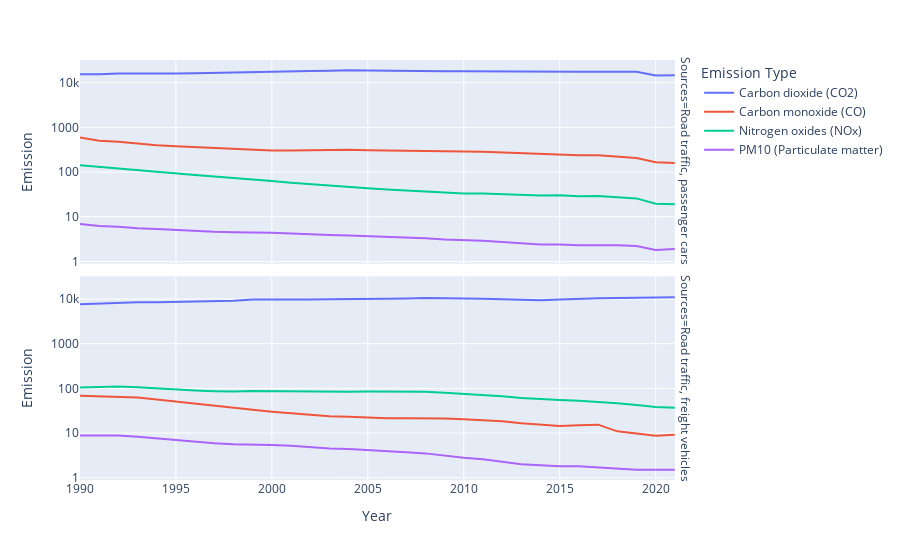

Notebook cell for this chart:
### Code cell
# display(ems_data)
ems_data_reduced = ems_data[np.logical_or(ems_data["Sources"] == "Road traffic, passenger cars", ems_data["Sources"] == "Road traffic, freight vehicles")]
px.line(ems_data_reduced, x="Year", y="Emission", color="Emission Type", facet_row="Sources", log_y=True, height=600)

### Figure 1 — Plotly figure (JSON) as saved in the notebook; plotly's stock layout.template omitted (floating-point values rounded to 4 significant figures)
{"data": [{"hovertemplate": "Emission Type=Carbon dioxide (CO2)<br>Sources=Road traffic, passenger cars<br>Year=%{x}<br>Emission=%{y}<extra></extra>", "legendgroup": "Carbon dioxide (CO2)", "line": {"color": "#636efa", "dash": "solid"}, "marker": {"symbol": "circle"}, "mode": "lines", "name": "Carbon dioxide (CO2)", "orientation": "v", "showlegend": true, "type": "scatter", "x": [1990, 1991, 1992, 1993, 1994, 1995, 1996, 1997, 1998, 1999, 2000, 2001, 2002, 2003, 2004, 2005, 2006, 2007, 2008, 2009, 2010, 2011, 2012, 2013, 2014, 2015, 2016, 2017, 2018, 2019, 2020, 2021], "xaxis": "x2", "y": [15500, 15400, 16100, 15900, 16300, 16100, 16300, 16700, 17000, 17700, 17800, 18000, 18400, 18600, 19100, 18800, 18800, 18600, 18300, 18100, 18000, 17900, 17600, 17400, 17200, 17300, 17600, 17700, 17800, 17600, 14600, 14800], "yaxis": "y2"}, {"hovertemplate": "Emission Type=Carbon dioxide (CO2)<br>Sources=Road traffic, freight vehicles<br>Year=%{x}<br>Emission=%{y}<extra></extra>", "legendgroup": "Carbon dioxide (CO2)", "line": {"color": "#636efa", "dash": "solid"}, "marker": {"symbol": "circle"}, "mode": "lines", "name": "Carbon dioxide (CO2)", "orientation": "v", "showlegend": false, "type": "scatter", "x": [1990, 1991, 1992, 1993, 1994, 1995, 1996, 1997, 1998, 1999, 2000, 2001, 2002, 2003, 2004, 2005, 2006, 2007, 2008, 2009, 2010, 2011, 2012, 2013, 2014, 2015, 2016, 2017, 2018, 2019, 2020, 2021], "xaxis": "x", "y": [7600, 7900, 8400, 8500, 8500, 8600, 8600, 8800, 9100, 9800, 9700, 9800, 9800, 9900, 10100, 10200, 10200, 10300, 10600, 10400, 10400, 10100, 9900, 9500, 9400, 9800, 10200, 10400, 10600, 10700, 10600, 11000], "yaxis": "y"}, {"hovertemplate": "Emission Type=Carbon monoxide (CO)<br>Sources=Road traffic, passenger cars<br>Year=%{x}<br>Emission=%{y}<extra></extra>", "legendgroup": "Carbon monoxide (CO)", "line": {"color": "#EF553B", "dash": "solid"}, "marker": {"symbol": "circle"}, "mode": "lines", "name": "Carbon monoxide (CO)", "orientation": "v", "showlegend": true, "type": "scatter", "x": [1990, 1991, 1992, 1993, 1994, 1995, 1996, 1997, 1998, 1999, 2000, 2001, 2002, 2003, 2004, 2005, 2006, 2007, 2008, 2009, 2010, 2011, 2012, 2013, 2014, 2015, 2016, 2017, 2018, 2019, 2020, 2021], "xaxis": "x2", "y": [592.8, 502.6, 475.4, 427, 398.2, 379.5, 364.5, 342.4, 323.8, 316.1, 303.4, 304.6, 309.7, 313.1, 314.9, 307.8, 305.2, 308.2, 300, 294.3, 289.9, 283.3, 271.9, 262.8, 249.5, 246.7, 236.8, 237.6, 221.5, 206.4, 166.1, 159], "yaxis": "y2"}, {"hovertemplate": "Emission Type=Carbon monoxide (CO)<br>Sources=Road traffic, freight vehicles<br>Year=%{x}<br>Emission=%{y}<extra></extra>", "legendgroup": "Carbon monoxide (CO)", "line": {"color": "#EF553B", "dash": "solid"}, "marker": {"symbol": "circle"}, "mode": "lines", "name": "Carbon monoxide (CO)", "orientation": "v", "showlegend": false, "type": "scatter", "x": [1990, 1991, 1992, 1993, 1994, 1995, 1996, 1997, 1998, 1999, 2000, 2001, 2002, 2003, 2004, 2005, 2006, 2007, 2008, 2009, 2010, 2011, 2012, 2013, 2014, 2015, 2016, 2017, 2018, 2019, 2020, 2021], "xaxis": "x", "y": [68.6, 66.2, 65, 62.3, 56.5, 50.7, 44.7, 39.8, 35.8, 33.2, 30.1, 27.7, 25.5, 23.7, 23.1, 22, 21.4, 21.5, 21.6, 21.1, 20.3, 19.4, 18.3, 16.6, 15.4, 14.3, 15, 15.4, 10.9, 9.7, 8.7, 9.1], "yaxis": "y"}, {"hovertemplate": "Emission Type=Nitrogen oxides (NOx)<br>Sources=Road traffic, passenger cars<br>Year=%{x}<br>Emission=%{y}<extra></extra>", "legendgroup": "Nitrogen oxides (NOx)", "line": {"color": "#00cc96", "dash": "solid"}, "marker": {"symbol": "circle"}, "mode": "lines", "name": "Nitrogen oxides (NOx)", "orientation": "v", "showlegend": true, "type": "scatter", "x": [1990, 1991, 1992, 1993, 1994, 1995, 1996, 1997, 1998, 1999, 2000, 2001, 2002, 2003, 2004, 2005, 2006, 2007, 2008, 2009, 2010, 2011, 2012, 2013, 2014, 2015, 2016, 2017, 2018, 2019, 2020, 2021], "xaxis": "x2", "y": [142.7, 130.4, 121.9, 109.3, 100.6, 91.2, 86.2, 79.5, 73.8, 70.1, 63, 57.5, 53.1, 49.5, 46.9, 43.3, 40.9, 39.1, 36.7, 34.4, 33.3, 32.9, 32.1, 30.9, 29.7, 30.2, 28.9, 29.2, 27.6, 25.7, 19.6, 19.1], "yaxis": "y2"}, {"hovertemplate": "Emission Type=Nitrogen oxides (NOx)<br>Sources=Road traffic, freight vehicles<br>Year=%{x}<br>Emission=%{y}<extra></extra>", "legendgroup": "Nitrogen oxides (NOx)", "line": {"color": "#00cc96", "dash": "solid"}, "marker": {"symbol": "circle"}, "mode": "lines", "name": "Nitrogen oxides (NOx)", "orientation": "v", "showlegend": false, "type": "scatter", "x": [1990, 1991, 1992, 1993, 1994, 1995, 1996, 1997, 1998, 1999, 2000, 2001, 2002, 2003, 2004, 2005, 2006, 2007, 2008, 2009, 2010, 2011, 2012, 2013, 2014, 2015, 2016, 2017, 2018, 2019, 2020, 2021], "xaxis": "x", "y": [104.6, 108.2, 110.1, 105.3, 98.9, 95.1, 89.3, 86.3, 84.5, 87.6, 86.4, 85.2, 83.6, 82.8, 83.5, 84.5, 84.3, 85.2, 84.2, 79.4, 75, 71.1, 66.5, 60.7, 56.9, 55, 53.1, 50.1, 46.2, 42.4, 38.4, 37], "yaxis": "y"}, {"hovertemplate": "Emission Type=PM10 (Particulate matter)<br>Sources=Road traffic, passenger cars<br>Year=%{x}<br>Emission=%{y}<extra></extra>", "legendgroup": "PM10 (Particulate matter)", "line": {"color": "#ab63fa", "dash": "solid"}, "marker": {"symbol": "circle"}, "mode": "lines", "name": "PM10 (Particulate matter)", "orientation": "v", "showlegend": true, "type": "scatter", "x": [1990, 1991, 1992, 1993, 1994, 1995, 1996, 1997, 1998, 1999, 2000, 2001, 2002, 2003, 2004, 2005, 2006, 2007, 2008, 2009, 2010, 2011, 2012, 2013, 2014, 2015, 2016, 2017, 2018, 2019, 2020, 2021], "xaxis": "x2", "y": [6.9, 6.2, 6, 5.5, 5.3, 5, 4.8, 4.6, 4.5, 4.5, 4.4, 4.2, 4, 3.9, 3.8, 3.7, 3.6, 3.5, 3.3, 3.1, 3, 2.9, 2.7, 2.5, 2.4, 2.4, 2.3, 2.3, 2.3, 2.2, 1.8, 1.9], "yaxis": "y2"}, {"hovertemplate": "Emission Type=PM10 (Particulate matter)<br>Sources=Road traffic, freight vehicles<br>Year=%{x}<br>Emission=%{y}<extra></extra>", "legendgroup": "PM10 (Particulate matter)", "line": {"color": "#ab63fa", "dash": "solid"}, "marker": {"symbol": "circle"}, "mode": "lines", "name": "PM10 (Particulate matter)", "orientation": "v", "showlegend": false, "type": "scatter", "x": [1990, 1991, 1992, 1993, 1994, 1995, 1996, 1997, 1998, 1999, 2000, 2001, 2002, 2003, 2004, 2005, 2006, 2007, 2008, 2009, 2010, 2011, 2012, 2013, 2014, 2015, 2016, 2017, 2018, 2019, 2020, 2021], "xaxis": "x", "y": [8.8, 8.9, 8.8, 8.3, 7.6, 7, 6.4, 5.9, 5.6, 5.6, 5.4, 5.2, 4.8, 4.5, 4.4, 4.2, 3.9, 3.7, 3.5, 3.1, 2.8, 2.6, 2.3, 2, 1.9, 1.8, 1.8, 1.7, 1.6, 1.5, 1.5, 1.5], "yaxis": "y"}], "layout": {"annotations": [{"font": {}, "showarrow": false, "text": "Sources=Road traffic, freight vehicles", "textangle": 90, "x": 0.98, "xanchor": "left", "xref": "paper", "y": 0.2425, "yanchor": "middle", "yref": "paper"}, {"font": {}, "showarrow": false, "text": "Sources=Road traffic, passenger cars", "textangle": 90, "x": 0.98, "xanchor": "left", "xref": "paper", "y": 0.7575, "yanchor": "middle", "yref": "paper"}], "autosize": true, "legend": {"title": {"text": "Emission Type"}, "tracegroupgap": 0}, "margin": {"t": 60}, "xaxis": {"anchor": "y", "autorange": true, "domain": [0, 0.98], "range": [1990, 2021], "title": {"text": "Year"}, "type": "linear"}, "xaxis2": {"anchor": "y2", "autorange": true, "domain": [0, 0.98], "matches": "x", "range": [1990, 2021], "showticklabels": false, "type": "linear"}, "yaxis": {"anchor": "x", "autorange": true, "domain": [0, 0.485], "range": [-0.05196, 4.509], "title": {"text": "Emission"}, "type": "log"}, "yaxis2": {"anchor": "x2", "autorange": true, "domain": [0.515, 1], "matches": "y", "range": [-0.05196, 4.509], "title": {"text": "Emission"}, "type": "log"}}}
